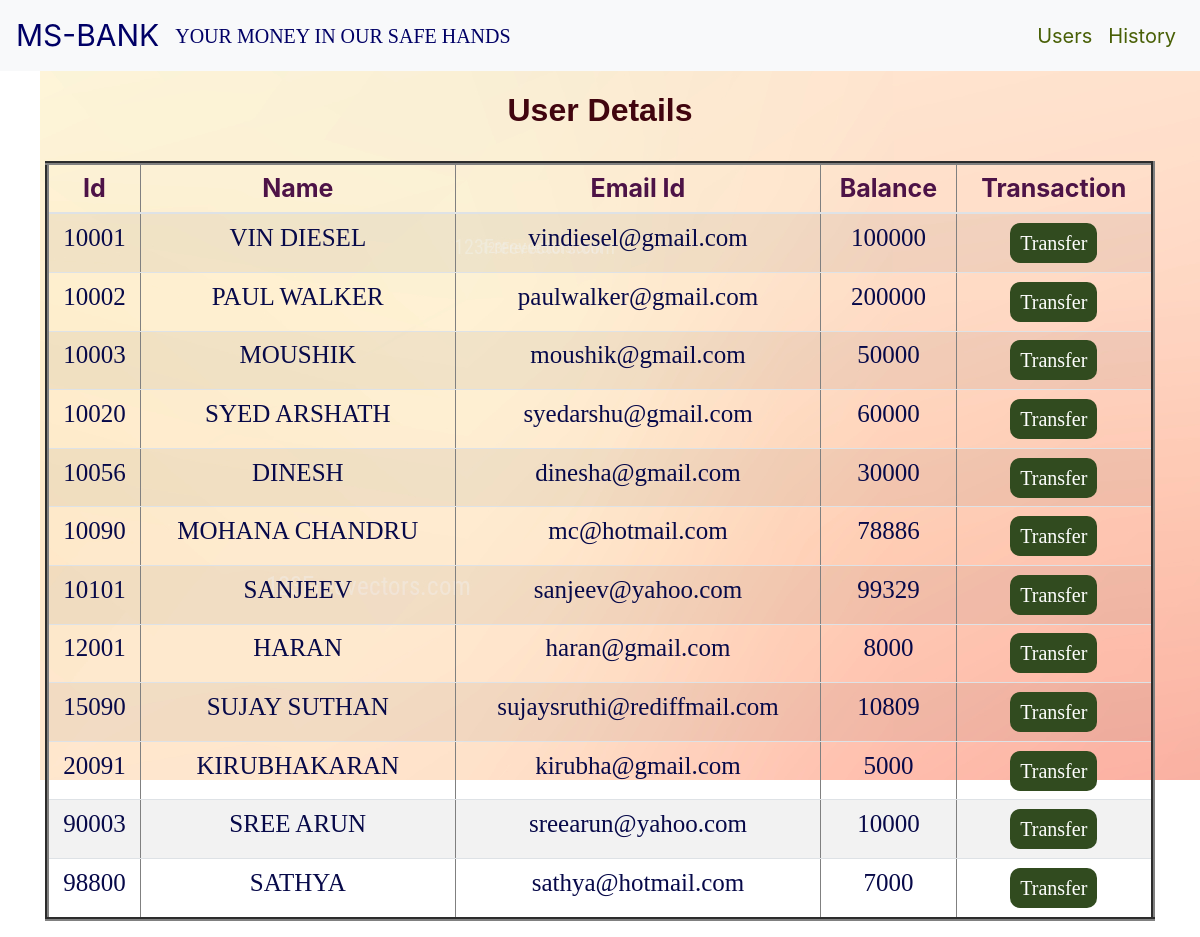
Page /viewusers.php on the committed database.
### tables this page shows
CREATE TABLE `users` (
  `id` int(11) NOT NULL,
  `name` varchar(50) NOT NULL,
  `email` varchar(50) NOT NULL,
  `credits` int(10) NOT NULL
);

### viewusers.php (the view, shortened to what this page needs)
<!DOCTYPE html>
<html lang="en">
<head>
    <link rel="stylesheet" href="https://maxcdn.bootstrapcdn.com/bootstrap/4.0.0/css/bootstrap.min.css">
</head>
<body style="background-image: url('background 6.jpg'); background-repeat: no-repeat;
    background-attachment: fixed;
    width: 100%;  background-position:  40px 60px;">
<?php
    require 'conf.php';
    $query = "SELECT * FROM users";
    $result = mysqli_query($conn,$query);
?>
<header>
  <?php
  include 'navbar.php';
  ?></header>
    <div class="container divStyle">
        <h2>User Details</h2>
        <br>
            <div class="row">
                <div class="col">
                    <div class="table-responsive-sm">
                    <table border="4"class="table roundedCorners tabletext table-hover table-sm table-striped table-condensed">
                        <thead>
                            <tr>
                            <th scope="col">Id</th>
                            <th scope="col">Name</th>
                            <th scope="col">Email Id</th>
                            <th scope="col">Balance</th>
                            <th scope="col">Transaction</th>
                            </tr>
                        </thead>
                        <tbody>
                <?php
                    while($rows=mysqli_fetch_array($result)){
                ?>
                    <tr>
                        <td><?php echo $rows['id'] ?></td>
                        <td><?php echo $rows['name']?></td>
                        <td><?php echo $rows['email']?></td>
                        <td><?php echo $rows['credits']?></td>
                        <td><a href="selectedUserdetail.php?id= <?php echo $rows['id'] ;?>"> <button type="button" class="button">Transfer</button></a></td>
                    </tr>
                <?php
                    }
                 ?>
                        </tbody>
                    </table>
                    </div>
                </div>
            </div>
            </div>
</body>
</html>

### navbar.php (shortened to what this page needs)
<nav class="navbar navbar-expand-md navbar-light bg-light">
      <a class="navbar-brand" href="Homepage.php" style="color: #000066; font-size:30px;">MS-BANK</a><br></br>
<a class="navbar-brand"  style="color: #000066; font-size:20px;font-family: 'Times New Roman', serif">YOUR MONEY IN OUR SAFE HANDS</a>
      <div class="collapse navbar-collapse" id="collapsenav">
            <ul class="navbar-nav ml-auto">
              <li class="nav-item">
                <a class="nav-link" href="viewusers.php" style="color: #496006; font-size:20px;">Users </a>
              </li>
              <li class="nav-item">
                <a class="nav-link" href="transactionDetails.php" style="color: #496006; font-size:20px;">History</a>
              </li>
          </div>
       </body>
       </html>

### viewusers.php (style rules this page uses)
.container { padding-top: 20px; text-align: center; }
.button { background-color: #314b1f; border: none; color: white; padding: 5px 10px; text-align: center; text-decoration: none; display: inline-block; font-size: 20px; margin: 4px 2px; border-radius: 10px; }
.row { color:#4e0541; font-size:25px; }
h2 { font-family: sans-serif; color: #41050f; font-weight: bold; }
th { color: #4d1347; }
td { color: #070949; font-family: Comic Sans MS; }

### rows in the picture
users: id "10001", name "VIN DIESEL", email "vindiesel@gmail.com", credits "100000"
users: id "10002", name "PAUL WALKER", email "paulwalker@gmail.com", credits "200000"
users: id "10003", name "MOUSHIK", email "moushik@gmail.com", credits "50000"
users: id "10020", name "SYED ARSHATH", email "syedarshu@gmail.com", credits "60000"
users: id "10056", name "DINESH", email "dinesha@gmail.com", credits "30000"
users: id "10090", name "MOHANA CHANDRU", email "mc@hotmail.com", credits "78886"
users: id "10101", name "SANJEEV", email "sanjeev@yahoo.com", credits "99329"
users: id "12001", name "HARAN", email "haran@gmail.com", credits "8000"
users: id "15090", name "SUJAY SUTHAN", email "sujaysruthi@rediffmail.com", credits "10809"
users: id "20091", name "KIRUBHAKARAN", email "kirubha@gmail.com", credits "5000"
users: id "90003", name "SREE ARUN", email "sreearun@yahoo.com", credits "10000"
users: id "98800", name "SATHYA", email "sathya@hotmail.com", credits "7000"
